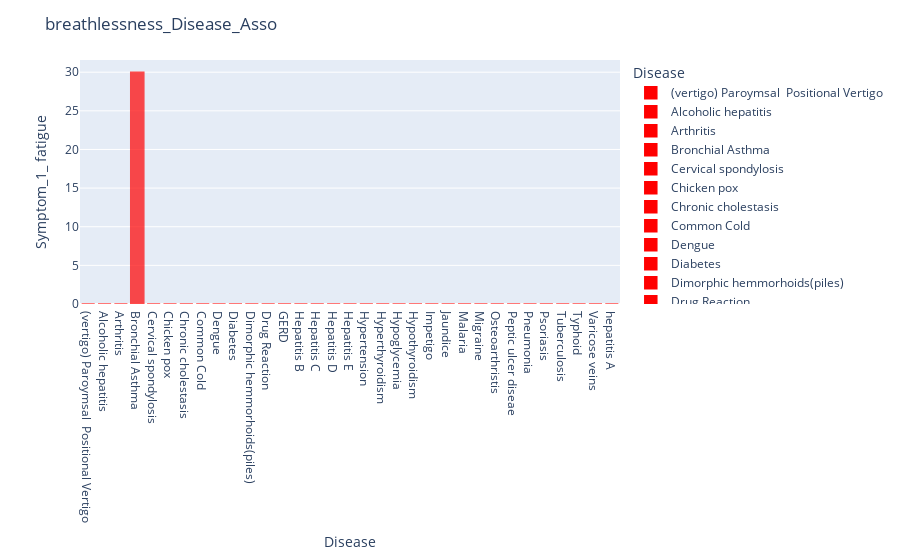

This figure's notebook cell:
### Markdown cell above
# Data Vis

### Code cell
#Bar chart
fig = px.bar(P_data, x="Disease", y="Symptom_3_ breathlessness", color="Disease", height=400)
fig.update_layout(title_text="breathlessness_Disease_Asso", xaxis_title="Disease", yaxis_title="Symptom_1_ fatigue")
fig.update_traces(marker=dict(color='red', opacity=0.7, line=dict(color='red', width=1.5)))
fig.update_layout(coloraxis_colorbar=dict(title="Cough_Disease_Asso"))
fig.show()

### Figure 1 — Plotly figure (JSON) as saved in the notebook; plotly's stock layout.template omitted (floating-point values rounded to 4 significant figures)
{"data": [{"alignmentgroup": "True", "hovertemplate": "Disease=%{x}<br>Symptom_3_ breathlessness=%{y}<extra></extra>", "legendgroup": "(vertigo) Paroymsal  Positional Vertigo", "marker": {"color": "red", "line": {"color": "red", "width": 1.5}, "opacity": 0.7, "pattern": {"shape": ""}}, "name": "(vertigo) Paroymsal  Positional Vertigo", "offsetgroup": "(vertigo) Paroymsal  Positional Vertigo", "orientation": "v", "showlegend": true, "textposition": "auto", "type": "bar", "x": ["(vertigo) Paroymsal  Positional Vertigo"], "xaxis": "x", "y": [0], "yaxis": "y"}, {"alignmentgroup": "True", "hovertemplate": "Disease=%{x}<br>Symptom_3_ breathlessness=%{y}<extra></extra>", "legendgroup": "Alcoholic hepatitis", "marker": {"color": "red", "line": {"color": "red", "width": 1.5}, "opacity": 0.7, "pattern": {"shape": ""}}, "name": "Alcoholic hepatitis", "offsetgroup": "Alcoholic hepatitis", "orientation": "v", "showlegend": true, "textposition": "auto", "type": "bar", "x": ["Alcoholic hepatitis"], "xaxis": "x", "y": [0], "yaxis": "y"}, {"alignmentgroup": "True", "hovertemplate": "Disease=%{x}<br>Symptom_3_ breathlessness=%{y}<extra></extra>", "legendgroup": "Arthritis", "marker": {"color": "red", "line": {"color": "red", "width": 1.5}, "opacity": 0.7, "pattern": {"shape": ""}}, "name": "Arthritis", "offsetgroup": "Arthritis", "orientation": "v", "showlegend": true, "textposition": "auto", "type": "bar", "x": ["Arthritis"], "xaxis": "x", "y": [0], "yaxis": "y"}, {"alignmentgroup": "True", "hovertemplate": "Disease=%{x}<br>Symptom_3_ breathlessness=%{y}<extra></extra>", "legendgroup": "Bronchial Asthma", "marker": {"color": "red", "line": {"color": "red", "width": 1.5}, "opacity": 0.7, "pattern": {"shape": ""}}, "name": "Bronchial Asthma", "offsetgroup": "Bronchial Asthma", "orientation": "v", "showlegend": true, "textposition": "auto", "type": "bar", "x": ["Bronchial Asthma"], "xaxis": "x", "y": [30], "yaxis": "y"}, {"alignmentgroup": "True", "hovertemplate": "Disease=%{x}<br>Symptom_3_ breathlessness=%{y}<extra></extra>", "legendgroup": "Cervical spondylosis", "marker": {"color": "red", "line": {"color": "red", "width": 1.5}, "opacity": 0.7, "pattern": {"shape": ""}}, "name": "Cervical spondylosis", "offsetgroup": "Cervical spondylosis", "orientation": "v", "showlegend": true, "textposition": "auto", "type": "bar", "x": ["Cervical spondylosis"], "xaxis": "x", "y": [0], "yaxis": "y"}, {"alignmentgroup": "True", "hovertemplate": "Disease=%{x}<br>Symptom_3_ breathlessness=%{y}<extra></extra>", "legendgroup": "Chicken pox", "marker": {"color": "red", "line": {"color": "red", "width": 1.5}, "opacity": 0.7, "pattern": {"shape": ""}}, "name": "Chicken pox", "offsetgroup": "Chicken pox", "orientation": "v", "showlegend": true, "textposition": "auto", "type": "bar", "x": ["Chicken pox"], "xaxis": "x", "y": [0], "yaxis": "y"}, {"alignmentgroup": "True", "hovertemplate": "Disease=%{x}<br>Symptom_3_ breathlessness=%{y}<extra></extra>", "legendgroup": "Chronic cholestasis", "marker": {"color": "red", "line": {"color": "red", "width": 1.5}, "opacity": 0.7, "pattern": {"shape": ""}}, "name": "Chronic cholestasis", "offsetgroup": "Chronic cholestasis", "orientation": "v", "showlegend": true, "textposition": "auto", "type": "bar", "x": ["Chronic cholestasis"], "xaxis": "x", "y": [0], "yaxis": "y"}, {"alignmentgroup": "True", "hovertemplate": "Disease=%{x}<br>Symptom_3_ breathlessness=%{y}<extra></extra>", "legendgroup": "Common Cold", "marker": {"color": "red", "line": {"color": "red", "width": 1.5}, "opacity": 0.7, "pattern": {"shape": ""}}, "name": "Common Cold", "offsetgroup": "Common Cold", "orientation": "v", "showlegend": true, "textposition": "auto", "type": "bar", "x": ["Common Cold"], "xaxis": "x", "y": [0], "yaxis": "y"}, {"alignmentgroup": "True", "hovertemplate": "Disease=%{x}<br>Symptom_3_ breathlessness=%{y}<extra></extra>", "legendgroup": "Dengue", "marker": {"color": "red", "line": {"color": "red", "width": 1.5}, "opacity": 0.7, "pattern": {"shape": ""}}, "name": "Dengue", "offsetgroup": "Dengue", "orientation": "v", "showlegend": true, "textposition": "auto", "type": "bar", "x": ["Dengue"], "xaxis": "x", "y": [0], "yaxis": "y"}, {"alignmentgroup": "True", "hovertemplate": "Disease=%{x}<br>Symptom_3_ breathlessness=%{y}<extra></extra>", "legendgroup": "Diabetes ", "marker": {"color": "red", "line": {"color": "red", "width": 1.5}, "opacity": 0.7, "pattern": {"shape": ""}}, "name": "Diabetes ", "offsetgroup": "Diabetes ", "orientation": "v", "showlegend": true, "textposition": "auto", "type": "bar", "x": ["Diabetes "], "xaxis": "x", "y": [0], "yaxis": "y"}, {"alignmentgroup": "True", "hovertemplate": "Disease=%{x}<br>Symptom_3_ breathlessness=%{y}<extra></extra>", "legendgroup": "Dimorphic hemmorhoids(piles)", "marker": {"color": "red", "line": {"color": "red", "width": 1.5}, "opacity": 0.7, "pattern": {"shape": ""}}, "name": "Dimorphic hemmorhoids(piles)", "offsetgroup": "Dimorphic hemmorhoids(piles)", "orientation": "v", "showlegend": true, "textposition": "auto", "type": "bar", "x": ["Dimorphic hemmorhoids(piles)"], "xaxis": "x", "y": [0], "yaxis": "y"}, {"alignmentgroup": "True", "hovertemplate": "Disease=%{x}<br>Symptom_3_ breathlessness=%{y}<extra></extra>", "legendgroup": "Drug Reaction", "marker": {"color": "red", "line": {"color": "red", "width": 1.5}, "opacity": 0.7, "pattern": {"shape": ""}}, "name": "Drug Reaction", "offsetgroup": "Drug Reaction", "orientation": "v", "showlegend": true, "textposition": "auto", "type": "bar", "x": ["Drug Reaction"], "xaxis": "x", "y": [0], "yaxis": "y"}, {"alignmentgroup": "True", "hovertemplate": "Disease=%{x}<br>Symptom_3_ breathlessness=%{y}<extra></extra>", "legendgroup": "GERD", "marker": {"color": "red", "line": {"color": "red", "width": 1.5}, "opacity": 0.7, "pattern": {"shape": ""}}, "name": "GERD", "offsetgroup": "GERD", "orientation": "v", "showlegend": true, "textposition": "auto", "type": "bar", "x": ["GERD"], "xaxis": "x", "y": [0], "yaxis": "y"}, {"alignmentgroup": "True", "hovertemplate": "Disease=%{x}<br>Symptom_3_ breathlessness=%{y}<extra></extra>", "legendgroup": "Hepatitis B", "marker": {"color": "red", "line": {"color": "red", "width": 1.5}, "opacity": 0.7, "pattern": {"shape": ""}}, "name": "Hepatitis B", "offsetgroup": "Hepatitis B", "orientation": "v", "showlegend": true, "textposition": "auto", "type": "bar", "x": ["Hepatitis B"], "xaxis": "x", "y": [0], "yaxis": "y"}, {"alignmentgroup": "True", "hovertemplate": "Disease=%{x}<br>Symptom_3_ breathlessness=%{y}<extra></extra>", "legendgroup": "Hepatitis C", "marker": {"color": "red", "line": {"color": "red", "width": 1.5}, "opacity": 0.7, "pattern": {"shape": ""}}, "name": "Hepatitis C", "offsetgroup": "Hepatitis C", "orientation": "v", "showlegend": true, "textposition": "auto", "type": "bar", "x": ["Hepatitis C"], "xaxis": "x", "y": [0], "yaxis": "y"}, {"alignmentgroup": "True", "hovertemplate": "Disease=%{x}<br>Symptom_3_ breathlessness=%{y}<extra></extra>", "legendgroup": "Hepatitis D", "marker": {"color": "red", "line": {"color": "red", "width": 1.5}, "opacity": 0.7, "pattern": {"shape": ""}}, "name": "Hepatitis D", "offsetgroup": "Hepatitis D", "orientation": "v", "showlegend": true, "textposition": "auto", "type": "bar", "x": ["Hepatitis D"], "xaxis": "x", "y": [0], "yaxis": "y"}, {"alignmentgroup": "True", "hovertemplate": "Disease=%{x}<br>Symptom_3_ breathlessness=%{y}<extra></extra>", "legendgroup": "Hepatitis E", "marker": {"color": "red", "line": {"color": "red", "width": 1.5}, "opacity": 0.7, "pattern": {"shape": ""}}, "name": "Hepatitis E", "offsetgroup": "Hepatitis E", "orientation": "v", "showlegend": true, "textposition": "auto", "type": "bar", "x": ["Hepatitis E"], "xaxis": "x", "y": [0], "yaxis": "y"}, {"alignmentgroup": "True", "hovertemplate": "Disease=%{x}<br>Symptom_3_ breathlessness=%{y}<extra></extra>", "legendgroup": "Hypertension ", "marker": {"color": "red", "line": {"color": "red", "width": 1.5}, "opacity": 0.7, "pattern": {"shape": ""}}, "name": "Hypertension ", "offsetgroup": "Hypertension ", "orientation": "v", "showlegend": true, "textposition": "auto", "type": "bar", "x": ["Hypertension "], "xaxis": "x", "y": [0], "yaxis": "y"}, {"alignmentgroup": "True", "hovertemplate": "Disease=%{x}<br>Symptom_3_ breathlessness=%{y}<extra></extra>", "legendgroup": "Hyperthyroidism", "marker": {"color": "red", "line": {"color": "red", "width": 1.5}, "opacity": 0.7, "pattern": {"shape": ""}}, "name": "Hyperthyroidism", "offsetgroup": "Hyperthyroidism", "orientation": "v", "showlegend": true, "textposition": "auto", "type": "bar", "x": ["Hyperthyroidism"], "xaxis": "x", "y": [0], "yaxis": "y"}, {"alignmentgroup": "True", "hovertemplate": "Disease=%{x}<br>Symptom_3_ breathlessness=%{y}<extra></extra>", "legendgroup": "Hypoglycemia", "marker": {"color": "red", "line": {"color": "red", "width": 1.5}, "opacity": 0.7, "pattern": {"shape": ""}}, "name": "Hypoglycemia", "offsetgroup": "Hypoglycemia", "orientation": "v", "showlegend": true, "textposition": "auto", "type": "bar", "x": ["Hypoglycemia"], "xaxis": "x", "y": [0], "yaxis": "y"}, {"alignmentgroup": "True", "hovertemplate": "Disease=%{x}<br>Symptom_3_ breathlessness=%{y}<extra></extra>", "legendgroup": "Hypothyroidism", "marker": {"color": "red", "line": {"color": "red", "width": 1.5}, "opacity": 0.7, "pattern": {"shape": ""}}, "name": "Hypothyroidism", "offsetgroup": "Hypothyroidism", "orientation": "v", "showlegend": true, "textposition": "auto", "type": "bar", "x": ["Hypothyroidism"], "xaxis": "x", "y": [0], "yaxis": "y"}, {"alignmentgroup": "True", "hovertemplate": "Disease=%{x}<br>Symptom_3_ breathlessness=%{y}<extra></extra>", "legendgroup": "Impetigo", "marker": {"color": "red", "line": {"color": "red", "width": 1.5}, "opacity": 0.7, "pattern": {"shape": ""}}, "name": "Impetigo", "offsetgroup": "Impetigo", "orientation": "v", "showlegend": true, "textposition": "auto", "type": "bar", "x": ["Impetigo"], "xaxis": "x", "y": [0], "yaxis": "y"}, {"alignmentgroup": "True", "hovertemplate": "Disease=%{x}<br>Symptom_3_ breathlessness=%{y}<extra></extra>", "legendgroup": "Jaundice", "marker": {"color": "red", "line": {"color": "red", "width": 1.5}, "opacity": 0.7, "pattern": {"shape": ""}}, "name": "Jaundice", "offsetgroup": "Jaundice", "orientation": "v", "showlegend": true, "textposition": "auto", "type": "bar", "x": ["Jaundice"], "xaxis": "x", "y": [0], "yaxis": "y"}, {"alignmentgroup": "True", "hovertemplate": "Disease=%{x}<br>Symptom_3_ breathlessness=%{y}<extra></extra>", "legendgroup": "Malaria", "marker": {"color": "red", "line": {"color": "red", "width": 1.5}, "opacity": 0.7, "pattern": {"shape": ""}}, "name": "Malaria", "offsetgroup": "Malaria", "orientation": "v", "showlegend": true, "textposition": "auto", "type": "bar", "x": ["Malaria"], "xaxis": "x", "y": [0], "yaxis": "y"}, {"alignmentgroup": "True", "hovertemplate": "Disease=%{x}<br>Symptom_3_ breathlessness=%{y}<extra></extra>", "legendgroup": "Migraine", "marker": {"color": "red", "line": {"color": "red", "width": 1.5}, "opacity": 0.7, "pattern": {"shape": ""}}, "name": "Migraine", "offsetgroup": "Migraine", "orientation": "v", "showlegend": true, "textposition": "auto", "type": "bar", "x": ["Migraine"], "xaxis": "x", "y": [0], "yaxis": "y"}, {"alignmentgroup": "True", "hovertemplate": "Disease=%{x}<br>Symptom_3_ breathlessness=%{y}<extra></extra>", "legendgroup": "Osteoarthristis", "marker": {"color": "red", "line": {"color": "red", "width": 1.5}, "opacity": 0.7, "pattern": {"shape": ""}}, "name": "Osteoarthristis", "offsetgroup": "Osteoarthristis", "orientation": "v", "showlegend": true, "textposition": "auto", "type": "bar", "x": ["Osteoarthristis"], "xaxis": "x", "y": [0], "yaxis": "y"}, {"alignmentgroup": "True", "hovertemplate": "Disease=%{x}<br>Symptom_3_ breathlessness=%{y}<extra></extra>", "legendgroup": "Peptic ulcer diseae", "marker": {"color": "red", "line": {"color": "red", "width": 1.5}, "opacity": 0.7, "pattern": {"shape": ""}}, "name": "Peptic ulcer diseae", "offsetgroup": "Peptic ulcer diseae", "orientation": "v", "showlegend": true, "textposition": "auto", "type": "bar", "x": ["Peptic ulcer diseae"], "xaxis": "x", "y": [0], "yaxis": "y"}, {"alignmentgroup": "True", "hovertemplate": "Disease=%{x}<br>Symptom_3_ breathlessness=%{y}<extra></extra>", "legendgroup": "Pneumonia", "marker": {"color": "red", "line": {"color": "red", "width": 1.5}, "opacity": 0.7, "pattern": {"shape": ""}}, "name": "Pneumonia", "offsetgroup": "Pneumonia", "orientation": "v", "showlegend": true, "textposition": "auto", "type": "bar", "x": ["Pneumonia"], "xaxis": "x", "y": [0], "yaxis": "y"}, {"alignmentgroup": "True", "hovertemplate": "Disease=%{x}<br>Symptom_3_ breathlessness=%{y}<extra></extra>", "legendgroup": "Psoriasis", "marker": {"color": "red", "line": {"color": "red", "width": 1.5}, "opacity": 0.7, "pattern": {"shape": ""}}, "name": "Psoriasis", "offsetgroup": "Psoriasis", "orientation": "v", "showlegend": true, "textposition": "auto", "type": "bar", "x": ["Psoriasis"], "xaxis": "x", "y": [0], "yaxis": "y"}, {"alignmentgroup": "True", "hovertemplate": "Disease=%{x}<br>Symptom_3_ breathlessness=%{y}<extra></extra>", "legendgroup": "Tuberculosis", "marker": {"color": "red", "line": {"color": "red", "width": 1.5}, "opacity": 0.7, "pattern": {"shape": ""}}, "name": "Tuberculosis", "offsetgroup": "Tuberculosis", "orientation": "v", "showlegend": true, "textposition": "auto", "type": "bar", "x": ["Tuberculosis"], "xaxis": "x", "y": [0], "yaxis": "y"}, {"alignmentgroup": "True", "hovertemplate": "Disease=%{x}<br>Symptom_3_ breathlessness=%{y}<extra></extra>", "legendgroup": "Typhoid", "marker": {"color": "red", "line": {"color": "red", "width": 1.5}, "opacity": 0.7, "pattern": {"shape": ""}}, "name": "Typhoid", "offsetgroup": "Typhoid", "orientation": "v", "showlegend": true, "textposition": "auto", "type": "bar", "x": ["Typhoid"], "xaxis": "x", "y": [0], "yaxis": "y"}, {"alignmentgroup": "True", "hovertemplate": "Disease=%{x}<br>Symptom_3_ breathlessness=%{y}<extra></extra>", "legendgroup": "Varicose veins", "marker": {"color": "red", "line": {"color": "red", "width": 1.5}, "opacity": 0.7, "pattern": {"shape": ""}}, "name": "Varicose veins", "offsetgroup": "Varicose veins", "orientation": "v", "showlegend": true, "textposition": "auto", "type": "bar", "x": ["Varicose veins"], "xaxis": "x", "y": [0], "yaxis": "y"}, {"alignmentgroup": "True", "hovertemplate": "Disease=%{x}<br>Symptom_3_ breathlessness=%{y}<extra></extra>", "legendgroup": "hepatitis A", "marker": {"color": "red", "line": {"color": "red", "width": 1.5}, "opacity": 0.7, "pattern": {"shape": ""}}, "name": "hepatitis A", "offsetgroup": "hepatitis A", "orientation": "v", "showlegend": true, "textposition": "auto", "type": "bar", "x": ["hepatitis A"], "xaxis": "x", "y": [0], "yaxis": "y"}], "layout": {"autosize": true, "barmode": "relative", "coloraxis": {"colorbar": {"title": {"text": "Cough_Disease_Asso"}}}, "legend": {"title": {"text": "Disease"}, "tracegroupgap": 0}, "margin": {"t": 60}, "title": {"text": "breathlessness_Disease_Asso"}, "xaxis": {"anchor": "y", "autorange": true, "categoryarray": ["(vertigo) Paroymsal  Positional Vertigo", "Alcoholic hepatitis", "Arthritis", "Bronchial Asthma", "Cervical spondylosis", "Chicken pox", "Chronic cholestasis", "Common Cold", "Dengue", "Diabetes ", "Dimorphic hemmorhoids(piles)", "Drug Reaction", "GERD", "Hepatitis B", "Hepatitis C", "Hepatitis D", "Hepatitis E", "Hypertension ", "Hyperthyroidism", "Hypoglycemia", "Hypothyroidism", "Impetigo", "Jaundice", "Malaria", "Migraine", "Osteoarthristis", "Peptic ulcer diseae", "Pneumonia", "Psoriasis", "Tuberculosis", "Typhoid", "Varicose veins", "hepatitis A"], "categoryorder": "array", "domain": [0, 1], "range": [-0.5, 32.5], "title": {"text": "Disease"}, "type": "category"}, "yaxis": {"anchor": "x", "autorange": true, "domain": [0, 1], "range": [0, 31.58], "title": {"text": "Symptom_1_ fatigue"}, "type": "linear"}}}
